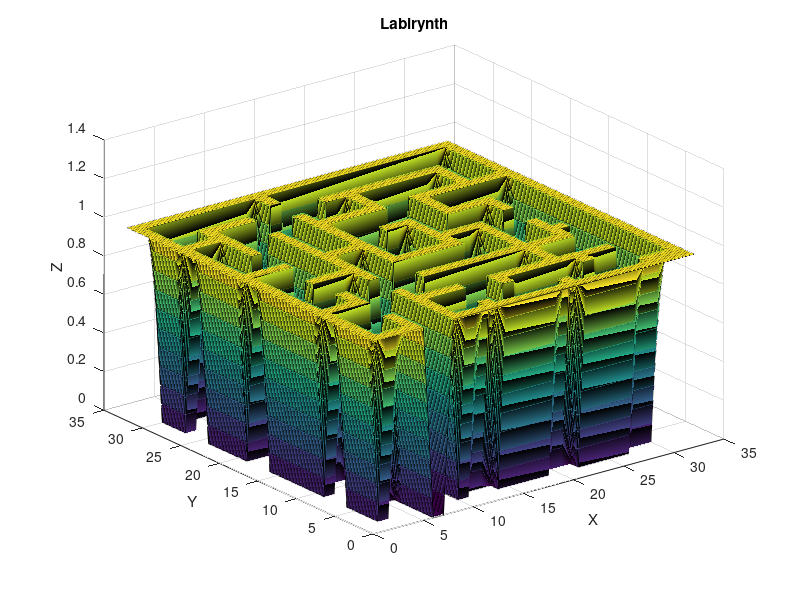

This chart was generated by the following MATLAB code:
function spline2D_comp()
%spline2Duniform()
spline2Dmatrix()
return

function t=check_sanity(knot_vector,p)

  initial = knot_vector(1)
  kvsize = size(knot_vector,2)

  t = true
  counter = 1

  for i=1:p+1
    if (initial ~= knot_vector(i))
      t = false
      return
    end
  end


  for i=p+2:kvsize-p-1
    if (initial == knot_vector(i))
      counter = counter + 1
      if (counter > p)
        t = false  
        return
      end
    else
      initial = knot_vector(i)
      counter = 1
    end
  end

  initial = knot_vector(kvsize)

  for i=kvsize-p:kvsize
    if (initial ~= knot_vector(i))
      t = false
      return
    end
  end
  
  for i=1:kvsize-1
    if (knot_vector(i)>knot_vector(i+1))
      t = false
    end
  end

  return

end


function spline2Dmatrix()

knot_vectorx = [0 0 1 2 3 4 5 6 7 8 9 10 11 12 13 14 15 16 17 18 19 20 21 22 23 24 25 26 27 28 29 30 31 32 32];
knot_vectory = [0 0 1 2 3 4 5 6 7 8 9 10 11 12 13 14 15 16 17 18 19 20 21 22 23 24 25 26 27 28 29 30 31 32 32];

coeffs = [
    1 1 1 1 1 1 1 1 1 1 1 1 1 1 1 1 1 1 1 1 1 1 1 1 1 1 1 1 1 1 1 1 1;
    1 1 1 1 1 1 1 1 1 1 1 1 1 1 1 1 1 1 1 1 1 1 1 1 1 1 1 1 1 1 1 1 1;
    1 1 0 0 0 0 0 1 1 0 0 0 0 0 0 0 0 1 1 0 0 0 0 0 0 1 1 0 0 0 0 1 1;
    1 1 0 0 0 0 0 1 1 0 0 0 0 0 0 0 0 1 1 0 0 0 0 0 0 1 1 0 0 0 0 1 1;
    1 1 1 1 1 0 0 1 1 1 1 0 0 1 1 0 0 1 1 0 0 1 1 1 1 1 1 1 1 0 0 1 1;
    1 1 1 1 1 0 0 1 1 1 1 0 0 1 1 0 0 1 1 0 0 1 1 1 1 1 1 1 1 0 0 1 1;
    0 0 0 0 0 0 0 0 0 0 0 0 0 1 1 0 0 0 0 0 0 0 0 0 0 0 0 1 1 0 0 1 1;
    0 0 0 0 0 0 0 0 0 0 0 0 0 1 1 0 0 0 0 0 0 0 0 0 0 0 0 1 1 0 0 1 1;
    1 1 1 1 1 1 1 1 1 0 0 1 1 1 1 1 1 1 1 1 1 1 1 1 1 0 0 1 1 0 0 1 1;
    1 1 1 1 1 1 1 1 1 0 0 1 1 1 1 1 1 1 1 1 1 1 1 1 1 0 0 1 1 0 0 1 1;
    1 1 0 0 0 1 1 0 0 0 0 0 0 0 0 0 0 1 1 0 0 0 0 0 0 0 0 0 0 0 0 1 1;
    1 1 0 0 0 1 1 0 0 0 0 0 0 0 0 0 0 1 1 0 0 0 0 0 0 0 0 0 0 0 0 1 1;
    1 1 1 0 0 1 1 0 0 1 1 0 0 1 1 1 1 1 1 1 1 1 1 1 1 1 1 0 0 1 1 1 1;
    1 1 1 0 0 1 1 0 0 1 1 0 0 1 1 1 1 1 1 1 1 1 1 1 1 1 1 0 0 1 1 1 1;
    1 1 0 0 0 0 0 0 0 1 1 0 0 1 1 0 0 0 0 0 0 0 0 1 1 0 0 0 0 0 0 1 1;
    1 1 0 0 0 0 0 0 0 1 1 0 0 1 1 0 0 0 0 0 0 0 0 1 1 0 0 0 0 0 0 1 1;
    1 1 0 0 1 1 1 0 0 1 1 0 0 1 1 0 0 0 0 1 1 0 0 1 1 0 0 1 1 0 0 1 1;
    1 1 0 0 1 1 1 0 0 1 1 0 0 1 1 0 0 0 0 1 1 0 0 1 1 0 0 1 1 0 0 1 1;
    1 1 0 0 0 1 1 0 0 1 1 0 0 1 1 1 1 1 1 1 1 0 0 1 1 1 1 1 1 0 0 1 1;
    1 1 0 0 0 1 1 0 0 1 1 0 0 1 1 1 1 1 1 1 1 0 0 1 1 1 1 1 1 0 0 1 1;
    1 1 1 0 0 1 1 0 0 1 1 0 0 0 0 1 1 0 0 0 0 0 0 0 0 0 0 1 1 0 0 1 1;
    1 1 1 0 0 1 1 0 0 1 1 0 0 0 0 1 1 0 0 0 0 0 0 0 0 0 0 1 1 0 0 1 1;
    1 1 0 0 0 1 1 1 1 1 1 1 1 1 1 1 1 0 0 1 1 1 1 1 1 0 0 1 1 0 0 1 1;
    1 1 0 0 0 1 1 1 1 1 1 1 1 1 1 1 1 0 0 1 1 1 1 1 1 0 0 1 1 0 0 1 1;
    1 1 0 0 1 1 1 0 0 1 1 0 0 0 0 0 0 0 0 1 1 0 0 1 1 0 0 1 1 0 0 1 1;
    1 1 0 0 1 1 1 0 0 1 1 0 0 0 0 0 0 0 0 1 1 0 0 1 1 0 0 1 1 0 0 1 1;
    1 1 0 0 0 1 1 0 0 1 1 1 1 1 1 0 0 1 1 1 1 0 0 1 1 0 0 1 1 0 0 1 1;
    1 1 0 0 0 1 1 0 0 1 1 1 1 1 1 0 0 1 1 1 1 0 0 1 1 1 1 1 1 0 0 1 1;
    1 1 1 0 0 1 1 0 0 0 0 1 1 0 0 0 0 0 0 0 0 0 0 1 1 1 1 1 1 0 0 1 1;
    1 1 1 0 0 0 0 0 0 0 0 0 0 0 0 0 0 0 0 0 0 0 0 1 1 0 0 0 0 0 0 1 1;
    1 1 1 0 0 0 0 0 0 0 0 0 0 0 0 0 0 0 0 0 0 0 0 1 1 0 0 0 0 0 0 1 1;
    1 1 1 1 1 1 1 1 1 1 1 1 1 1 1 1 1 1 1 1 1 1 1 1 1 1 1 1 1 1 1 1 1;
    1 1 1 1 1 1 1 1 1 1 1 1 1 1 1 1 1 1 1 1 1 1 1 1 1 1 1 1 1 1 1 1 1;
];

precision = 0.1

%macros
compute_nr_basis_functions = @(knot_vector,p) size(knot_vector, 2) - p - 1
mesh   = @(a,c) [a:precision:c]

%splines in x
px = compute_p(knot_vectorx)
tx = check_sanity(knot_vectorx,px)
nrx = compute_nr_basis_functions(knot_vectorx,px)

x_begin = knot_vectorx(1)
x_end = knot_vectorx(size(knot_vectorx,2))

x=mesh(x_begin,x_end);

%splines in y
py = compute_p(knot_vectory)
ty = check_sanity(knot_vectory,py)
nry = compute_nr_basis_functions(knot_vectory,py)

y_begin = knot_vectory(1)
y_end = knot_vectory(size(knot_vectory,2))

y=mesh(y_begin,y_end);

%X and Y coordinates of points over the 2D mesh
[X,Y]=meshgrid(x,y);

M = zeros(length(x), length(y));

for i=1:nrx
  vx=compute_spline(knot_vectorx,px,i,X);
  for j=1:nry
    vy=compute_spline(knot_vectory,py,j,Y);
    M = M + coeffs(i, j) * (vx .* vy);
  end
end

figure;
surf(X, Y, M);
xlabel('X');
ylabel('Y');
zlabel('Z');
title('Labirynth');

end

function spline2Duniform()
knot_vectorx=[0 0 1 2 2 ]

knot_vectory=[0 0 1 2 2]

precision = 0.01

%macros
compute_nr_basis_functions = @(knot_vector,p) size(knot_vector, 2) - p - 1
mesh   = @(a,c) [a:precision*(c-a):c]

%splines in x
px = compute_p(knot_vectorx)
tx = check_sanity(knot_vectorx,px)
nrx = compute_nr_basis_functions(knot_vectorx,px)

x_begin = knot_vectorx(1)
x_end = knot_vectorx(size(knot_vectorx,2))

x=mesh(x_begin,x_end);

%splines in y
py = compute_p(knot_vectorx)
ty = check_sanity(knot_vectorx,py)
nry = compute_nr_basis_functions(knot_vectorx,py)

y_begin = knot_vectory(1)
y_end = knot_vectory(size(knot_vectory,2))

y=mesh(y_begin,y_end);

%X and Y coordinates of points over the 2D mesh
[X,Y]=meshgrid(x,y);

hold on
for i=1:nrx
  %compute values of 
  vx=compute_spline(knot_vectorx,px,i,X);
  for j=1:nry
    vy=compute_spline(knot_vectory,py,j,Y);
    surf(X,Y,vx.*vy);
  end
end
hold off

end

function spline()

knot_vector=[0 0 0  1 1 2 2 2 ]

precision = 0.0001


compute_nr_basis_functions = @(knot_vector,p) size(knot_vector, 2) - p - 1
mesh   = @(a,c) [a:precision*(c-a):c]


p = compute_p(knot_vector)
t = check_sanity(knot_vector,p)
nr = compute_nr_basis_functions(knot_vector,p)

x_begin = knot_vector(1)
x_end = knot_vector(size(knot_vector,2))


x=mesh(x_begin,x_end);


y=compute_spline(knot_vector,p,1,x);
plot(x,y)

hold on

for i=2:nr
  y=compute_spline(knot_vector,p,i,x);
  plot(x,y)
end

hold off


end


function p=compute_p(knot_vector)

  initial = knot_vector(1)
  kvsize = size(knot_vector,2)
  i=1

  while (i+1 < kvsize) && (initial == knot_vector(i+1))
    i=i+1
  end
  
  p = i-1
  
  return
end



function y=compute_spline(knot_vector,p,nr,x)
  
  fC= @(x,a,b) (x)/(b-a)-a/(b-a);
  fD= @(x,c,d) (1-x)/(d-c)+(d-1)/(d-c);
  
  
  a = knot_vector(nr);
  b = knot_vector(nr+p);
  c = knot_vector(nr+1);
  d = knot_vector(nr+p+1);

  if (p==0)
    y = 0 .* (x < a) + 1 .* (a <= x & x <= d) + 0 .* (x > d);
    return
  end
  
  lp = compute_spline(knot_vector,p-1,nr,x);
  rp = compute_spline(knot_vector,p-1,nr+1,x);
  
  if (a==b)
    y1 = 0 .* (x < a) + 1 .* (a <= x & x <= b) + 0 .* (x > b);
  else
    y1 = 0 .* (x < a) + fC(x,a,b) .* (a <= x & x <= b) + 0 .* (x > b);
  end
  
  if (c==d)
    y2 = 0 .* (x < c) + 1 .* (c < x & x <= d) + 0 .* (d < x);
  else
    y2 = 0 .* (x < c) + fD(x,c,d) .* (c < x & x <= d) + 0 .* (d < x);
  end
  
  y = lp .* y1 + rp .* y2;
  return
  
end

end
